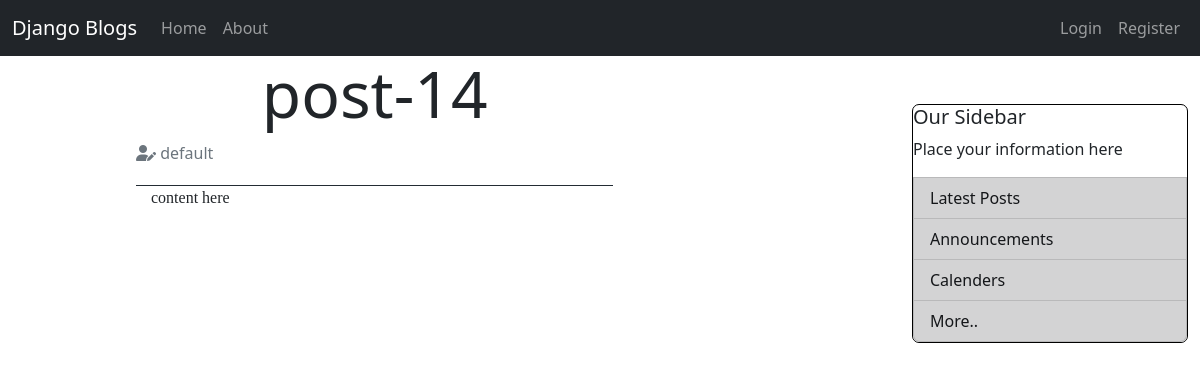
Screenshot of /post/12/ with the database file from the repository.
### blog/models.py (models this page shows, shortened)
class Post(models.Model):
  title = models.CharField(max_length=100)
  content = models.TextField()
  date_posted = models.DateTimeField(default=timezone.now)
  author = models.ForeignKey(User,on_delete=models.CASCADE)

### blog/views.py (the view)
# urls.py: path("post/<int:pk>/",PostDetailView.as_view(),name="Post_details"),
class PostDetailView(DetailView):
  model = Post

### blog/templates/blog/post_detail.html (shortened to what this page needs)
{% extends "blog/base.html" %}
  {% block content %}
  <div class="container">
    <div class="row">
      <article class='col-12 col-sm-8'>
        <h1 class="display-3 text-center">
          <span class="bold"> {{ object.title }} </span>
        </h1>
        <p class="fs-6 text-muted"> <span> <i class="fas fa-user-edit"></i> </span>  {{ object.author }}</p>
        <p style="font-family:'Times New Roman',serif; padding-left: 15px; margin-top: 20px; border-top: 1px solid #232c34;">
          {{object.content}}
        </p>
      </article>
    </div>
  </div>
  {% endblock content %}

### rows the page displays
Post: title "post-14", author "default", content "content here"
